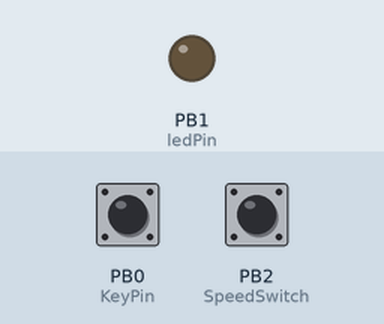
Simulated run of this sketch. Board: ATtiny85, built with avr-gcc and run on an emulated ATtiny85. Parts: output pins drawn as LEDs (lit = HIGH). The inputs (shaded band) are chosen by the test bench; at power-on: PB0 (KeyPin) HIGH, PB2 (SpeedSwitch) HIGH.

Above: at 1.2 s.
1.3 s: PB0 (KeyPin) pulled LOW for 0.15 s
At 1.37 s:
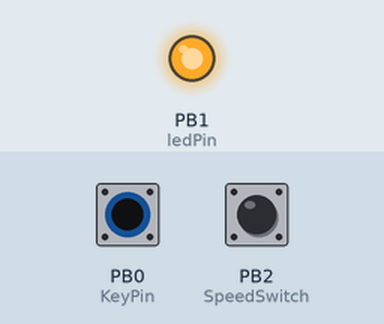
2.9 s: PB0 (KeyPin) pulled LOW for 3.2 s
At 6.4 s:
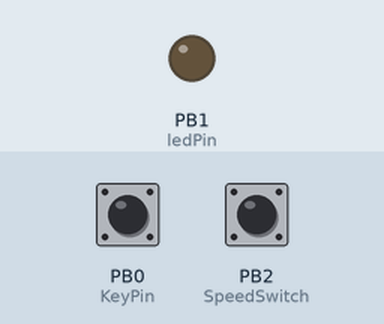
Timing chart, 0 to 7.9 s (numbered marks = the images above; inputs shaded):
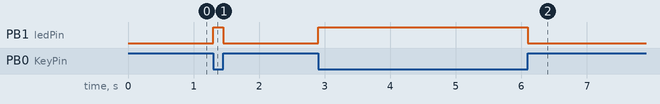

Measured:
- after the input at 1.3 s, PB1 (ledPin): LOW → HIGH at once, → LOW 0.15 s later
- after the input at 2.9 s, PB1 (ledPin): LOW → HIGH at once, → LOW 3.2 s later

The sketch:

DigisparkMorseKeyboard.ino
```cpp
/*
 * Digispark USB Morse Keyboard
 *
 * I used this script to power my "Maludo Uno", a compact, single key Keyboard:
 *
 * This is based on Ralf Beesner's Digispark-Morse-Keyboard (http://www.elektronik-labor.de/Arduino/Digispark-Morsekeyboard.html)
 * which is itself based on "morse code decoder" by Burkhard Kainka.
 * If you want to do this without the Digispark (just with AtTiny85), check out Ralf Beesner's website.
 *
 * I completed the morse code character set by adding: ; ! _ ( ) ' @
 * I also added seamless integration for both US and DE Keyboard Layouts.
 * You can get a complete list of all available morse code characters by holding down the Morse Key for 2 sec, or here:
 * https://github.com/maludo99/DigisparkMorseKeyboard/blob/master/MorseCodes.txt
 *
 * Although all the letters should work on all QWERTY/QWERTZ style keyboards, there is currently no support for special characters for other Keyboard Layouts.
 *
 *
 * Attach the Key to Pin 0
 * Attach an LED and current limiting resistor to Pin 1 (ignore this if you use a Digispark, there's already a LED built in)
 * Attach the Speed Switch to Pin 2
 *
 * You may adjust "KeyPin", "ledPin" and "SpeedSwitch", but keep in mind that Pins 3 and 4 are already used by the USB interface,
 * Pin 5 may act as reset button, and on Pin 1 there is a built-in LED on the Digispark
 *
 * By pulling the Speed Switch Pin low, you deactivate automatic space insertion between words and you morse at a slower Speed.
 * The Slow Speed is recommended for beginners, because you can take your time to look up the next letter's morse code
*/

#define USB_CFG_DEVICE_NAME 'M','a','l','u','d','o','U','n','o'
#define USB_CFG_DEVICE_NAME_LEN 9

//Set "DeLayout" to 1 if you are using a german Keyboard, set it to 0 if you use a US Keyboard
#define DeLayout 1


#if DeLayout == 1
#include "morsetoasciiDE.h"
#else
#include "morsetoascii.h"
#endif
#include <DigiKeyboard.h>


#define KeyPin 0
#define ledPin 1
#define SpeedSwitch 2

//Adjust "fastSpeedValue" and "slowSpeedValue" to your liking. Note that higher values means slower speed.
#define fastSpeedValue 45
#define slowSpeedValue 60

//Debounce time, 15ms seems to be a good value
#define debounce 15


static unsigned int morsechar;
static unsigned int timepressed;
static unsigned int timenotpressed;
static unsigned short charactercode;
static unsigned int idling;

static unsigned int dithalf;
static unsigned int tpconst;
static unsigned int tnpconst;
static unsigned int iconst;

bool key;
bool ini = true;
bool autoSpace = true;
bool fastSpeed = true;
bool pendingBS = false;
bool pendingSpace = false;
bool noPendingSpace = false;


void setup() {
  DigiKeyboard.sendKeyStroke(0);
  pinMode(ledPin, OUTPUT);
  pinMode(KeyPin, INPUT_PULLUP);
  pinMode(SpeedSwitch, INPUT_PULLUP);
}

void printdisplay(void) {

  if (charactercode == 0b1000111000) {
    DigiKeyboard.print("SOS");
    pendingSpace = false;
    return;
  }

  morsechar = morsetable[charactercode];

  //Press Backspace if necessary
  if (pendingBS) {
    DigiKeyboard.write(0x08);
    pendingBS = false;
  }

  //Press Spacebar if necessary
  if (pendingSpace && !ini && (morsechar != 0x08) && !noPendingSpace && digitalRead(SpeedSwitch)) {
    DigiKeyboard.write(char(0x20));
    pendingSpace = false;
  }

  noPendingSpace = ((morsechar == 0x08) || (morsechar == 0x0A));

  //Type "@" Character if necessary using the German Keyboard Layout
  if (DeLayout && (morsechar == 0x01)) {
    DigiKeyboard.sendKeyStroke(0x2D, MOD_ALT_LEFT | MOD_CONTROL_LEFT | MOD_SHIFT_LEFT);
    pendingSpace = false;
    return;
  }

  //Type Eszett/Doppel-S/"ß" Character if necessary using the German Keyboard Layout
  if (DeLayout && (morsechar == 0x02)) {
    DigiKeyboard.sendKeyStroke(KEY_Q, MOD_ALT_LEFT | MOD_CONTROL_LEFT);
    pendingSpace = false;
    return;
  }

  DigiKeyboard.write(morsechar);
  pendingSpace = false;
}


void getkey(void) {
  key = !digitalRead(KeyPin);
  if (key != 0) {
    digitalWrite(ledPin, HIGH);
  } else {
    digitalWrite(ledPin, LOW);
  }
}


void getkeytimes(void) {
  timepressed = 0;
  timenotpressed = 0;
  idling = 0;
  do {
    getkey();
    DigiKeyboard.delay (1);
    idling++;
  } while (key == 0);

  do {
    DigiKeyboard.delay(1);
    timepressed++;
    getkey();
  } while (key > 0);

  do {
    DigiKeyboard.delay(1);
    timenotpressed++;
    getkey();
  } while ((key == 0) & (timenotpressed < tnpconst));
}


void loop() {
  fastSpeed = digitalRead(SpeedSwitch);
  if (fastSpeed) {
    dithalf = fastSpeedValue;
    autoSpace = true;
  } else {
    dithalf = slowSpeedValue;
    autoSpace = false;
  }

  tpconst = dithalf * 4;                                     // 1.5 * Dit; maximum tinme for a dit
  tnpconst = dithalf * 4;                                    // 2 * Dit; minimum time for a dah
  iconst = dithalf * 10;                                     // space between words
  charactercode = 1;

  do {
    getkeytimes();
    if ((idling > iconst) && autoSpace) { // inserts space between morse words
      //printdisplay();                  // may be deactivated if you want to insert spaces only by <AS>
      pendingSpace = true;
    }
    if (timepressed > 1300) {
      if (DeLayout) {
        DigiKeyboard.println("https://github.com&darioschmid&DigisparkMorseKezboard&blob&master&MorseCodes.txt");
      } else {
        DigiKeyboard.println("https://github.com/darioschmid/DigisparkMorseKeyboard/blob/master/MorseCodes.txt");
      }
      charactercode = 1;
      pendingSpace = false;
    } else if (timepressed > debounce) {
      charactercode = charactercode << 1;
      if (timepressed > tpconst) {
        charactercode++;
      }
    }
  }
  while (timenotpressed < tnpconst);
  printdisplay();
  ini = false;
}
```

morsetoasciiDE.h
```cpp
unsigned char morsetable[] = {
/*00000000,         */ 0x0,
/*00000001,         */ 0x20,          // Space
/*00000010,       . */ 0x45,          // "E"
/*00000011,       - */ 0x54,          // "T"
/*00000100,      .. */ 0x49,          // "I"
/*00000101,      .- */ 0x41,          // "A"
/*00000110,      -. */ 0x4E,          // "N"
/*00000111,      -- */ 0x4D,          // "M"
/*00001000,     ... */ 0x53,          // "S"
/*00001001,     ..- */ 0x55,          // "U"
/*00001010,     .-. */ 0x52,          // "R"
/*00001011,     .-- */ 0x57,          // "W"
/*00001100,     -.. */ 0x44,          // "D"
/*00001101,     -.- */ 0x4B,          // "K"
/*00001110,     --. */ 0x47,          // "G"
/*00001111,     --- */ 0x4F,          // "O"
/*00010000,    .... */ 0x48,          // "H"
/*00010001,    ...- */ 0x56,          // "V"
/*00010010,    ..-. */ 0x46,          // "F"
/*00010011,    ..-- */ 0x7B,          // "Ü" already german
/*00010100,    .-.. */ 0x4C,          // "L"
/*00010101,    .-.- */ 0x27,          // "Ä" already german
/*00010110,    .--. */ 0x50,          // "P"
/*00010111,    .--- */ 0x4A,          // "J"
/*00011000,    -... */ 0x42,          // "B"
/*00011001,    -..- */ 0x58,          // "X"
/*00011010,    -.-. */ 0x43,          // "C"
/*00011011,    -.-- */ 0x5A,          // "Y" becomes "Z"
/*00011100,    --.. */ 0x59,          // "Z" becomes "Y"
/*00011101,    --.- */ 0x51,          // "Q"
/*00011110,    ---. */ 0x84,          // "Ö" already german
/*00011111,    ---- */ 0x20,          // Space
/*00100000,   ..... */ 0x35,          // "5"
/*00100001,   ....- */ 0x34,          // "4"
/*00100010,   ...-. */ 0x0,
/*00100011,   ...-- */ 0x33,          // "3"
/*00100100,   ..-.. */ 0x0,
/*00100101,   ..-.- */ 0x0,
/*00100110,   ..--. */ 0x0,
/*00100111,   ..--- */ 0x32,          // "2"
/*00101000,   .-... */ 0x20,          // Space ("as")
/*00101001,   .-..- */ 0x0,
/*00101010,   .-.-. */ 0x5D,          // "+" becomes "]"
/*00101011,   .-.-- */ 0x0,
/*00101100,   .--.. */ 0x0,
/*00101101,   .--.- */ 0x0,
/*00101110,   .---. */ 0x0,
/*00101111,   .---- */ 0x31,          // "1"
/*00110000,   -.... */ 0x36,          // "6"
/*00110001,   -...- */ 0x29,          // "=" becomes ")"
/*00110010,   -..-. */ 0x26,          // "/" becomes "&"
/*00110011,   -..-- */ 0x0,
/*00110100,   -.-.. */ 0x0,
/*00110101,   -.-.- */ 0x0,
/*00110110,   -.--. */ 0x2A,          // "(" becomes "*"
/*00110111,   -.--- */ 0x0,
/*00111000,   --... */ 0x37,          // "7"
/*00111001,   --..- */ 0x0,
/*00111010,   --.-. */ 0x0,
/*00111011,   --.-- */ 0x0,
/*00111100,   ---.. */ 0x38,          // "8"
/*00111101,   ---.- */ 0x0,
/*00111110,   ----. */ 0x39,          // "9"
/*00111111,   ----- */ 0x30,          // "0"
/*01000000,  ...... */ 0x08,          // Backspace
/*01000001,  .....- */ 0x0,
/*01000010,  ....-. */ 0x0,
/*01000011,  ....-- */ 0x0,
/*01000100,  ...-.. */ 0x0,
/*01000101,  ...-.- */ 0x0D,          // Enter ("sk")
/*01000110,  ...--. */ 0x0,
/*01000111,  ...--- */ 0x0,
/*01001000,  ..-... */ 0x0,
/*01001001,  ..-..- */ 0x0,
/*01001010,  ..-.-. */ 0x0,
/*01001011,  ..-.-- */ 0x0,
/*01001100,  ..--.. */ 0x5F,          // "?" becomes "_"
/*01001101,  ..--.- */ 0x3F,          // "_" becomes "?"
/*01001110,  ..---. */ 0x0,
/*01001111,  ..---- */ 0x0,
/*01010000,  .-.... */ 0x0,
/*01010001,  .-...- */ 0x0,
/*01010010,  .-..-. */ 0x40,          // """ becomes "@"
/*01010011,  .-..-- */ 0x0,
/*01010100,  .-.-.. */ 0x0,
/*01010101,  .-.-.- */ 0x2E,          // "."
/*01010110,  .-.--. */ 0x0,
/*01010111,  .-.--- */ 0x0,
/*01011000,  .--... */ 0x0,
/*01011001,  .--..- */ 0x0,
/*01011010,  .--.-. */ 0x02,          // "@" special code to catch in printdisplay()
/*01011011,  .--.-- */ 0x0,
/*01011100,  .---.. */ 0x0,
/*01011101,  .---.- */ 0x0,
/*01011110,  .----. */ 0x0,
/*01011111,  .----- */ 0x0,
/*01100000,  -..... */ 0x0,
/*01100001,  -....- */ 0x2F,          // "-" becomes "/"
/*01100010,  -...-. */ 0x0,
/*01100011,  -...-- */ 0x0,
/*01100100,  -..-.. */ 0x0,
/*01100101,  -..-.- */ 0x0,
/*01100110,  -..--. */ 0x0,
/*01100111,  -..--- */ 0x0,
/*01101000,  -.-... */ 0x0,
/*01101001,  -.-..- */ 0x0,
/*01101010,  -.-.-. */ 0x3C,          // ";" becomes "<"
/*01101011,  -.-.-- */ 0x21,          // "!"
/*01101100,  -.--.. */ 0x0,
/*01101101,  -.--.- */ 0x28,          // ")" becomes "("
/*01101110,  -.---. */ 0x0,
/*01101111,  -.---- */ 0x0,
/*01110000,  --.... */ 0x0,
/*01110001,  --...- */ 0x0,
/*01110010,  --..-. */ 0x0,
/*01110011,  --..-- */ 0x2C,          // ","
/*01110100,  --.-.. */ 0x0,
/*01110101,  --.-.- */ 0x0,
/*01110110,  --.--. */ 0x0,
/*01110111,  --.--- */ 0x0,
/*01111000,  ---... */ 0x3E,          // ":" becomes ">"
/*01111001,  ---..- */ 0x0,
/*01111010,  ---.-. */ 0x0,
/*01111011,  ---.-- */ 0x0,
/*01111100,  ----.. */ 0x0,
/*01111101,  ----.- */ 0x0,
/*01111110,  -----. */ 0x0,
/*01111111,  ------ */ 0x0,
/*10000000, ....... */ 0x08,          // Backspace
/*10000001, ......- */ 0x0,
/*10000010, .....-. */ 0x0,
/*10000011, .....-- */ 0x0,
/*10000100, ....-.. */ 0x0,
/*10000101, ....-.- */ 0x0,
/*10000110, ....--. */ 0x0,
/*10000111, ....--- */ 0x0,
/*10001000, ...-... */ 0x0,
/*10001001, ...-..- */ 0x0,
/*10001010, ...-.-. */ 0x0,
/*10001011, ...-.-- */ 0x0,
/*10001100, ...--.. */ 0x01,          // "ß" special code to catch in printdisplay()
};
```
